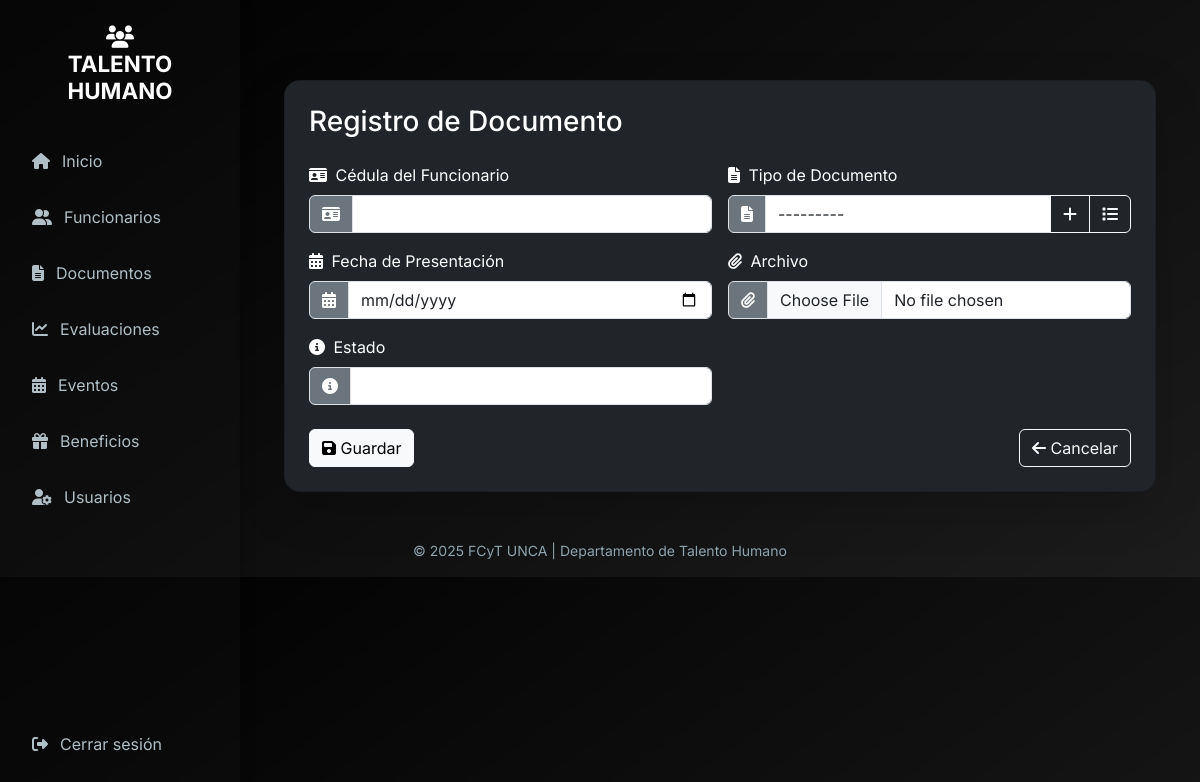
Page /documentos-funcionario/crear/ (signed in) on the earlier database version.
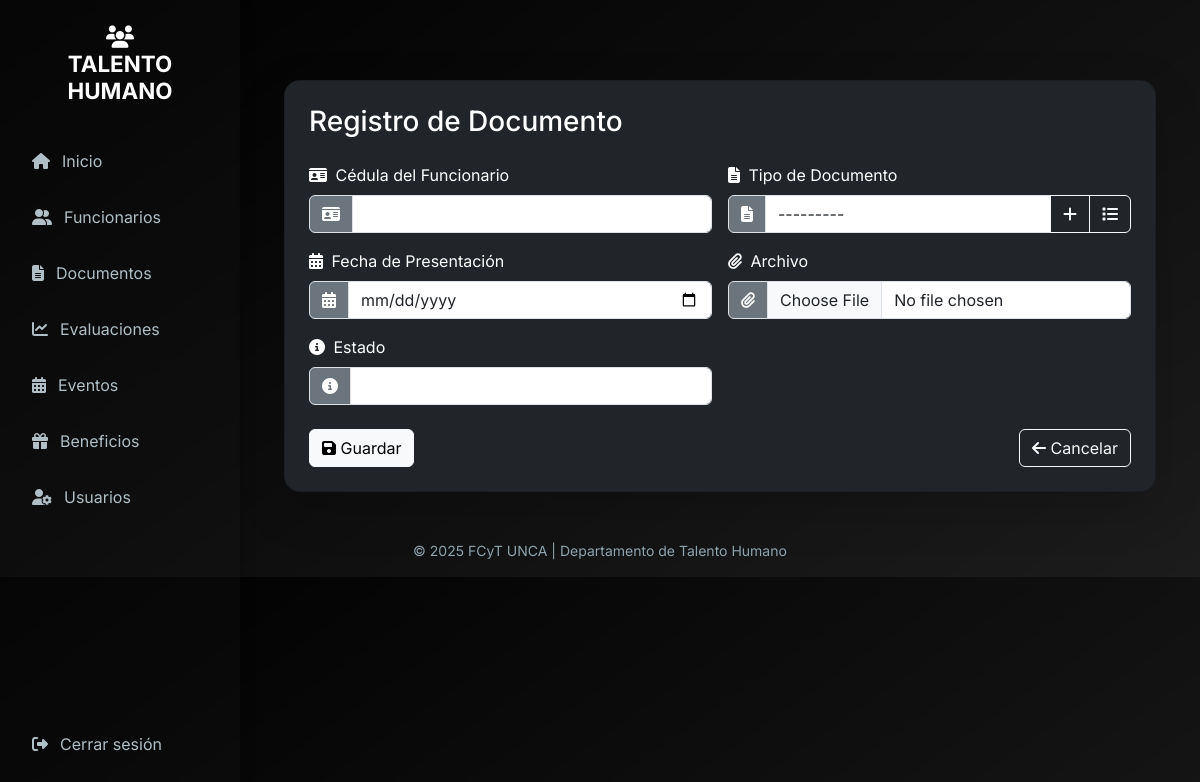
Same page on the later database version.
### tthh/models.py (models this page shows)
class TipoDocumento(models.Model):
    id_tipo_documento = models.AutoField(primary_key=True)
    nombre = models.CharField(max_length=100)
    description = models.TextField()
    obligatorio = models.BooleanField()
    def __str__(self):
        return self.nombre

### tthh/views.py (the view)
# urls.py: path('documentos-funcionario/crear/', views.crear_documento, name='crear_documento'),
def crear_documento(request):
    if request.method == 'POST':
        form = DocumentoFuncionarioForm(request.POST, request.FILES)
        if form.is_valid():
            cedula = form.cleaned_data['cedula']
            try:
                funcionario = PerfilFuncionario.objects.get(cedula=cedula)
            except PerfilFuncionario.DoesNotExist:
                messages.error(request, "El funcionario con cédula ingresada no existe. Por favor registre primero al funcionario.")
                return redirect('crear_funcionario')  # Ajustá si tu vista se llama distinto
            documento = form.save(commit=False)
            documento.id_funcionario = funcionario
            documento.save()
            messages.success(request, "Documento registrado correctamente.")
            return redirect('lista_documentos_funcionario')
    else:
        form = DocumentoFuncionarioForm()
    return render(request, 'documentos/crear_documento.html', {'form': form})

### tthh/forms.py
class DocumentoFuncionarioForm(forms.ModelForm):
    class Meta:
        model = DocumentoFuncionario
        fields = ['id_funcionario', 'id_tipo_documento', 'fecha_presentacion', 'archivo', 'estado']
        widgets = {
            'id_funcionario': forms.Select(attrs={'class': 'form-control'}),
            'nombre': forms.TextInput(attrs={'class': 'form-control bg-dark text-white'}),
            'description': forms.Textarea(attrs={'class': 'form-control bg-dark text-white', 'rows': 3}),
            'obligatorio': forms.CheckboxInput(attrs={'class': 'form-check-input'}),
        }

### templates/documentos/crear_documento.html (shortened to what this page needs)
{% extends "base.html" %}
{% load static %}
{% block content %}
<div class="container mt-5">
    <div class="card shadow-lg p-4 bg-dark text-white rounded-4">
        <h3 class="mb-4">Registro de Documento</h3>
        <form method="post" enctype="multipart/form-data" class="row g-3">
            <div class="col-md-6">
                <label for="id_cedula" class="form-label">
                    <i class="fas fa-id-card me-1"></i> Cédula del Funcionario
                </label>
                <div class="input-group">
                    <span class="input-group-text bg-secondary text-white">
                        <i class="fas fa-id-card"></i>
                    </span>
                    {{ form.cedula }}
                </div>
            </div>
            <div class="col-md-6">
                <label for="id_id_tipo_documento" class="form-label">
                    <i class="fas fa-file-alt me-1"></i> Tipo de Documento
                </label>
                <div class="input-group">
                    <span class="input-group-text bg-secondary text-white">
                        <i class="fas fa-file-alt"></i>
                    </span>
                    {{ form.id_tipo_documento }}
                    <a href="{% url 'crear_tipo_documento' %}" class="btn btn-outline-light" title="Nuevo tipo de documento">
                        <i class="fas fa-plus"></i>
                    </a>
                    <a href="{% url 'lista_tipos_documento' %}" class="btn btn-outline-light" title="Ver tipos registrados">
                        <i class="fas fa-list"></i>
                    </a>
                </div>
            </div>
            <div class="col-md-6">
                <label for="id_fecha_presentacion" class="form-label">
                    <i class="fas fa-calendar-alt me-1"></i> Fecha de Presentación
                </label>
                <div class="input-group">
                    <span class="input-group-text bg-secondary text-white">
                        <i class="fas fa-calendar-alt"></i>
                    </span>
                    {{ form.fecha_presentacion }}
                </div>
            </div>
            <div class="col-md-6">
                <label for="id_archivo" class="form-label">
                    <i class="fas fa-paperclip me-1"></i> Archivo
                </label>
                <div class="input-group">
                    <span class="input-group-text bg-secondary text-white">
                        <i class="fas fa-paperclip"></i>
                    </span>
                    {{ form.archivo }}
                </div>
            </div>
            <div class="col-md-6">
                <label for="id_estado" class="form-label">
                    <i class="fas fa-info-circle me-1"></i> Estado
                </label>
                <div class="input-group">
                    <span class="input-group-text bg-secondary text-white">
                        <i class="fas fa-info-circle"></i>
                    </span>
                    {{ form.estado }}
                </div>
            </div>
            <div class="col-12 mt-4 d-flex justify-content-between">
                <button type="submit" class="btn btn-light">
                    <i class="fas fa-save"></i> Guardar
                </button>
                <a href="{% url 'lista_documentos' %}" class="btn btn-outline-light">
                    <i class="fas fa-arrow-left"></i> Cancelar
                </a>
            </div>
        </form>
    </div>
</div>
{% endblock %}

Differences in the rows shown:
added TipoDocumento: id_tipo_documento "---------"
Other differences:
form field id_tipo_documento: "---------" → (not shown)
